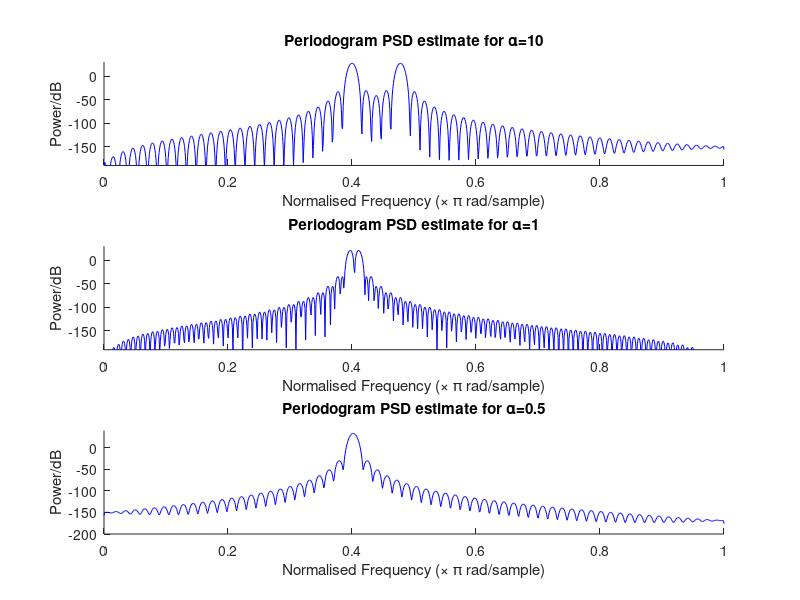

Recreate this plot in MATLAB.
% ASPMI Part 1.3b
% Make Bartlett-windowed periodogram of x[n]
f0=0.2;
a1 = 1;
a2 = 1;
phi1 = 0;
phi2 = 0;
N = 256;

n = 0:N-1;
n = n.';
wnoise = 0; % 0 variance noise
nfft = 2048;
win = bartlett(N);

% Find periodogram for alpha=10
alpha = 10;
x = a1*sin(f0*2*pi*n+phi1)+a2*sin((f0+alpha/N)*2*pi*n+phi2)+wnoise;
[pxx,w] = periodogram(x,win,nfft);
f = w./pi;
% Find 3dB threshold
pmax = max(pxx);
pmax_db = 10*log(pmax);
threshold = pmax_db - 3;
figure(1)
subplot(3,1,1)
hold on;
plot(f,10*log(pxx),'b');
title('Periodogram PSD estimate for \alpha=10')
xlabel('Normalised Frequency (\times \pi rad/sample)')
ylabel('Power/dB')
axis([0 1 -190 30])

% Find periodogram for alpha=1
alpha = 1;
x = a1*sin(f0*2*pi*n+phi1)+a2*sin((f0+alpha/N)*2*pi*n+phi2)+wnoise;
[pxx,w] = periodogram(x,win,nfft);
f = w./pi;
% Find 3dB threshold
pmax = max(pxx);
pmax_db = 10*log(pmax);
threshold = pmax_db - 3;
figure(1)
subplot(3,1,2)
hold on;
plot(f,10*log(pxx),'b');
title('Periodogram PSD estimate for \alpha=1')
xlabel('Normalised Frequency (\times \pi rad/sample)')
ylabel('Power/dB')
axis([0 1 -190 30])

% Find periodogram for alpha=0.5
alpha = 0.5;
x = a1*sin(f0*2*pi*n+phi1)+a2*sin((f0+alpha/N)*2*pi*n+phi2)+wnoise;
[pxx,w] = periodogram(x,win,nfft);
f = w./pi;
% Find 3dB threshold
pmax = max(pxx);
pmax_db = 10*log(pmax);
threshold = pmax_db - 3;
figure(1)
subplot(3,1,3)
hold on;
plot(f,10*log(pxx),'b');
title('Periodogram PSD estimate for \alpha=0.5')
xlabel('Normalised Frequency (\times \pi rad/sample)')
ylabel('Power/dB')
axis([0 1 -200 40])